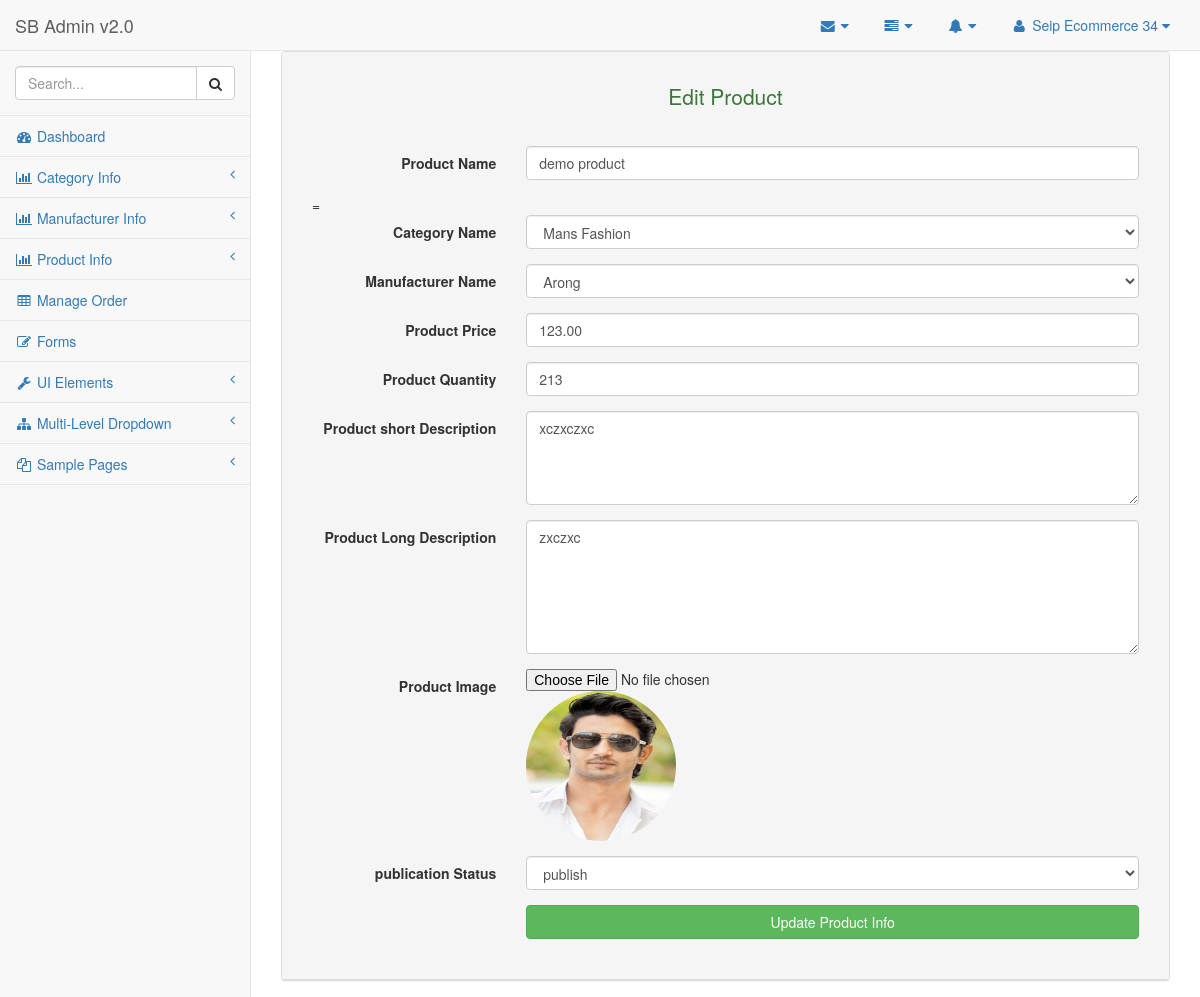
The app's page /admin/edit_product.php?id=1 (signed in) with its own data.
### tables this page shows
CREATE TABLE `tbl_product` (
  `product_id` int(11) NOT NULL,
  `product_name` varchar(100) NOT NULL,
  `category_id` int(3) NOT NULL,
  `manufacturer_id` int(3) NOT NULL,
  `product_price` float(10,2) NOT NULL,
  `product_quantity` int(5) NOT NULL,
  `product_short_description` text NOT NULL,
  `product_long_description` text NOT NULL,
  `product_image` text NOT NULL,
  `publication_status` tinyint(1) NOT NULL
);

### admin/edit_product.php (called while the page is built, shortened)
<?php
include './admin_master.php';

### classes/product.php (called while the page is built, shortened)
<?php
require_once 'db_connect.php';
class Product extends Db_Connect {
    protected $link;
    public function __construct() {
        $this->link = $this->database_connection();
    }
    public function select_product_info_by_id($product_id) {
        $sql = "SELECT p.*, c.category_name, m.manufacturer_name FROM tbl_product as p, tbl_category as c, tbl_manufacturer as m WHERE p.category_id = c.category_id AND p.manufacturer_id = m.manufacturer_id AND p.product_id = '$product_id' ";
        if (mysqli_query($this->link, $sql)) {
            $query_result = mysqli_query($this->link, $sql);
            return $query_result;
        } else {
            die('Query problem' . mysqli_error($this->link));
        }
    }
}

### classes/db_connect.php (called while the page is built, shortened)
<?php
class Db_Connect {
    public function database_connection() {
        $host_name = 'localhost';
        $user_name = 'root';
        $password = '';
        $db_name = 'db_seip_ecommerce34';
        $db_con = mysqli_connect($host_name, $user_name, $password, $db_name);
        return $db_con;
    }
}

### classes/application.php (called while the page is built, shortened)
<?php
require_once 'db_connect.php';
class Application extends Db_Connect {
    public $link;
    public function __construct() {
        $this->link = $this->database_connection();
    }
    public function select_all_published_category_info() {
        $sql="SELECT * FROM tbl_category WHERE publication_status = 1 LIMIT 4";
        if(mysqli_query($this->link, $sql)) {
            $query_result = mysqli_query($this->link, $sql);
            return $query_result;
        } else {
            die('Query problem'.mysqli_error($this->link) );
        }
    }
    public function select_all_published_manufacturer_info() {
        $sql="SELECT * FROM tbl_manufacturer WHERE publication_status = 1";
        if(mysqli_query($this->link, $sql)) {
            $query_result = mysqli_query($this->link, $sql);
            return $query_result;
        } else {
            die('Query problem'.mysqli_error($this->link) );
        }
    }
}

### admin/pages/edit_product_content.php (the view, shortened to what this page needs)
<?php
require '../classes/application.php';
$obj_app = new Application();
$category_result = $obj_app->select_all_published_category_info();
$manufacturer_result = $obj_app->select_all_published_manufacturer_info();
$product_id = $_GET['id'];
$query_result = $obj_product->select_product_info_by_id($product_id);
$product_info = mysqli_fetch_assoc($query_result);
extract($product_info);
?>
<div class="row">
    <div class="col-lg-12">
        <div class="panel panel-default">
            <div class="panel-heading">
                <p class="text-center text-success lead">Edit Product</p>
                <div class="panel-body">
                    <form name="edit_product_form" class="form-horizontal" action="" method="post" enctype="multipart/form-data">
                        <div class="form-group">
                            <label class="control-label col-lg-3">Product Name</label>
                            <div class="col-lg-9">
                                <input type="text" name="product_name" value="<?php echo $product_name; ?>" class="form-control">
                            </div>
                        </div>=
                        <div class="form-group">
                            <label class="control-label col-lg-3">Category Name</label>
                            <div class="col-lg-9">
                                <select class="form-control" name="category_id">
                                    <?php while ($published_category = mysqli_fetch_assoc($category_result)) { ?>
                                        <option value="<?php echo $published_category['category_id']; ?>"><?php echo $published_category['category_name']; ?></option>
                                    <?php } ?>
                                </select>
                            </div>
                        </div>
                        <div class="form-group">
                            <label class="control-label col-lg-3">Manufacturer Name</label>
                            <div class="col-lg-9">
                                <select class="form-control" name="manufacturer_id">
                                    <?php while ($published_manufacturer = mysqli_fetch_assoc($manufacturer_result)) { ?>
                                        <option value="<?php echo $published_manufacturer['manufacturer_id']; ?>"><?php echo $published_manufacturer['manufacturer_name']; ?></option>
                                    <?php } ?>
                                </select>
                            </div>
                        </div>
                        <div class="form-group">
                            <label class="control-label col-lg-3">Product Price</label>
                            <div class="col-lg-9">
                                <input type="number" name="product_price" value="<?php echo $product_price; ?>" class="form-control">
                            </div>
                        </div>
                        <div class="form-group">
                            <label class="control-label col-lg-3">Product Quantity</label>
                            <div class="col-lg-9">
                                <input type="number" name="product_quantity" value="<?php echo $product_quantity; ?>" class="form-control">
                            </div>
                        </div>
                        <div class="form-group">
                            <label class="control-label col-lg-3">Product short Description </label>
                            <div class="col-lg-9">
                                <textarea name="product_short_description" class="form-control" rows='4'><?php echo $product_short_description; ?></textarea>
                            </div>
                        </div>
                        <div class="form-group">
                            <label class="control-label col-lg-3">Product Long Description </label>
                            <div class="col-lg-9">
                                <textarea name="product_long_description" class="form-control" rows='6'><?php echo $product_long_description; ?></textarea>
                            </div>
                        </div>
                        <div class="form-group">
                            <label class="control-label col-lg-3">Product Image</label>
                            <div class="col-lg-9">
                                <input type="file"  name="product_image" id="img1">
                                <img src="<?php echo $product_image; ?>" alt="" class="img-circle" height="150" width="150">
                            </div>
                        </div>
                        <div class="form-group">
                            <label class="control-label col-lg-3">publication Status</label>
                            <div class="col-lg-9">
                                <select class="form-control" name="publication_status">
                                    <option value="1">publish</option>
                                </select>
                            </div>
                        </div>
                        <div class="form-group">
                            <label class="control-label col-lg-3"></label>
                            <div class="col-jg-offset-3 col-lg-9">
                                <input type="submit" name="btn"  value="Update Product Info" class="btn btn-success btn-block">
                            </div>
                        </div>
                    </form>
                </div>
            </div>
        </div>
    </div>
</div>

### records on screen
tbl_product: product_name "demo product", product_price "123.00", product_quantity "213", product_short_description "xczxczxc", product_long_description "zxczxc", product_image (picture)

### other values on screen
$_SESSION['admin_name'] "Seip Ecommerce 34"
form field category_id "Mans Fashion"
form field manufacturer_id "Arong"
